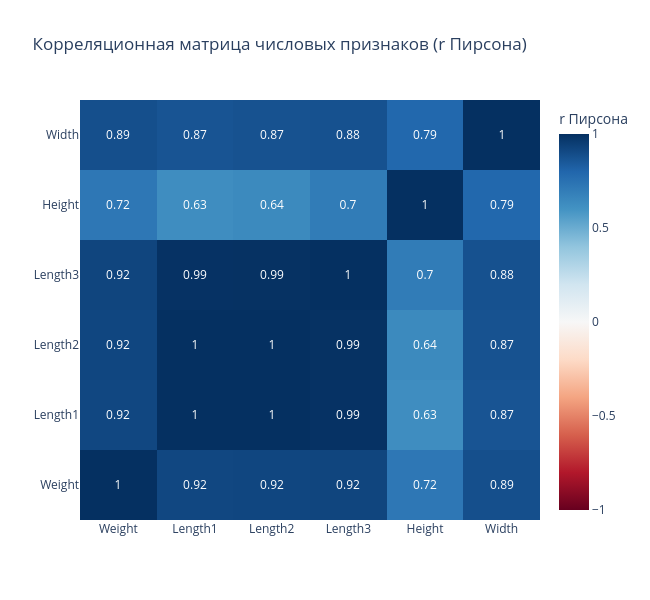

Source (notebook cell):
### Markdown cell above
**Вывод.** Видна чёткая положительная нелинейная связь между всеми размерами
и весом: точки образуют «веер», а не прямую линию. Особенно заметно, что
`Weight` растёт быстрее, чем линейные размеры — это ожидаемо, так как масса
пропорциональна объёму (кубу длины), а не длине.

Виды образуют компактные кластеры: `Smelt` и `Roach` — в левом нижнем углу,
`Pike` и `Bream` — в правом верхнем. Это подтверждает, что `Species` несёт
сильную информацию о весе и может использоваться как признак.

Форма зависимости намекает, что линейная регрессия по сырым признакам даст
систематическую ошибку на крупных рыбах — аргумент в пользу логарифмирования
или полиномиальных признаков.

### Code cell
corr = df[NUMERIC].corr(method="pearson")

fig = go.Figure(go.Heatmap(
    z=corr.values,
    x=corr.columns, y=corr.columns,
    colorscale="RdBu", zmid=0, zmin=-1, zmax=1,
    text=np.round(corr.values, 2), texttemplate="%{text}",
    colorbar=dict(title="r Пирсона"),
))
fig.update_layout(
    title="Корреляционная матрица числовых признаков (r Пирсона)",
    height=600, width=650,
)
fig.show()

# дополнительно: корреляции Спирмена — устойчивы к нелинейности и выбросам
spearman = df[NUMERIC].corr(method="spearman")
print("Корреляции Спирмена с Weight:")
print(spearman[TARGET].sort_values(ascending=False).round(3))

### Figure 1 — Plotly figure (JSON) as saved in the notebook; plotly's stock layout.template omitted (floating-point values rounded to 4 significant figures)
{"data": [{"colorbar": {"title": {"text": "r Пирсона"}}, "colorscale": [[0, "rgb(103,0,31)"], [0.1, "rgb(178,24,43)"], [0.2, "rgb(214,96,77)"], [0.3, "rgb(244,165,130)"], [0.4, "rgb(253,219,199)"], [0.5, "rgb(247,247,247)"], [0.6, "rgb(209,229,240)"], [0.7, "rgb(146,197,222)"], [0.8, "rgb(67,147,195)"], [0.9, "rgb(33,102,172)"], [1, "rgb(5,48,97)"]], "text": [[1.0, 0.92, 0.92, 0.92, 0.72, 0.89], [0.92, 1.0, 1.0, 0.99, 0.63, 0.87], [0.92, 1.0, 1.0, 0.99, 0.64, 0.87], [0.92, 0.99, 0.99, 1.0, 0.7, 0.88], [0.72, 0.63, 0.64, 0.7, 1.0, 0.79], [0.89, 0.87, 0.87, 0.88, 0.79, 1.0]], "texttemplate": "%{text}", "type": "heatmap", "x": ["Weight", "Length1", "Length2", "Length3", "Height", "Width"], "y": ["Weight", "Length1", "Length2", "Length3", "Height", "Width"], "z": [[1.0, 0.9157, 0.9186, 0.923, 0.7243, 0.8865], [0.9157, 1.0, 0.9995, 0.992, 0.6254, 0.867], [0.9186, 0.9995, 1.0, 0.9941, 0.6404, 0.8735], [0.923, 0.992, 0.9941, 1.0, 0.7034, 0.8785], [0.7243, 0.6254, 0.6404, 0.7034, 1.0, 0.7929], [0.8865, 0.867, 0.8735, 0.8785, 0.7929, 1.0]], "zmax": 1, "zmid": 0, "zmin": -1}], "layout": {"height": 600, "title": {"text": "Корреляционная матрица числовых признаков (r Пирсона)"}, "width": 650}}
